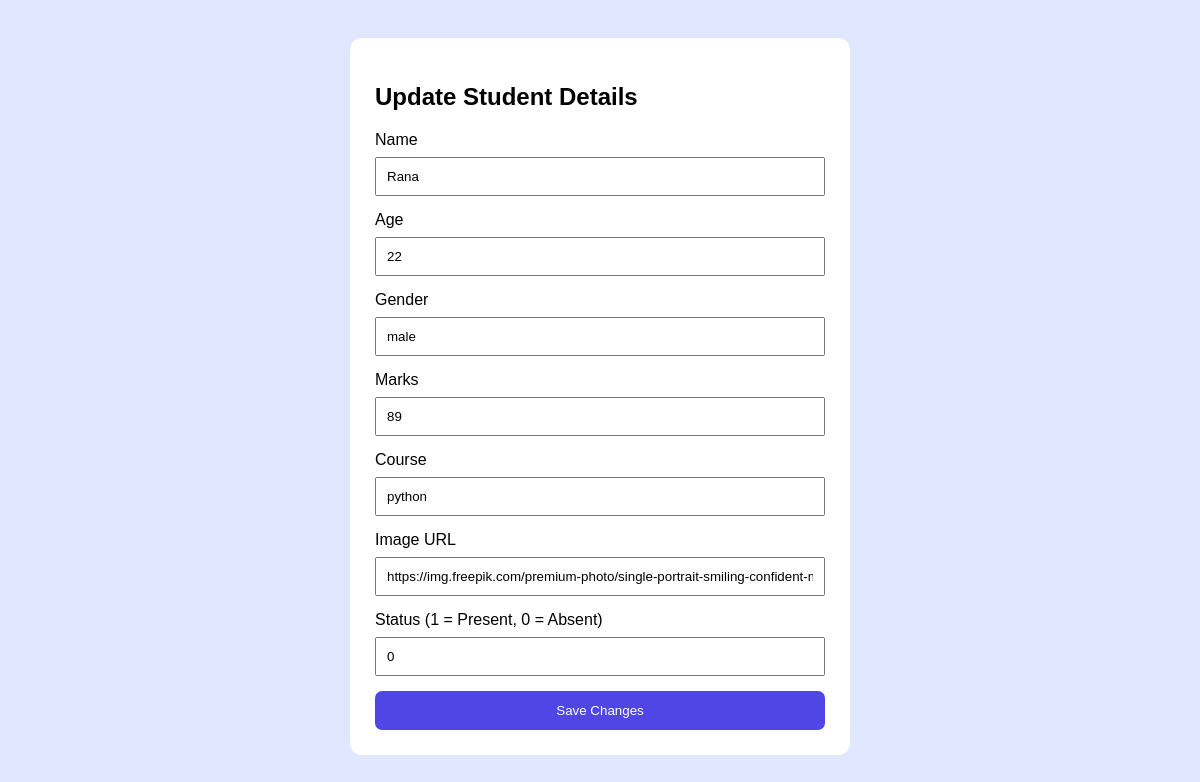
/students/update/6, run on an earlier commit of the app's database.
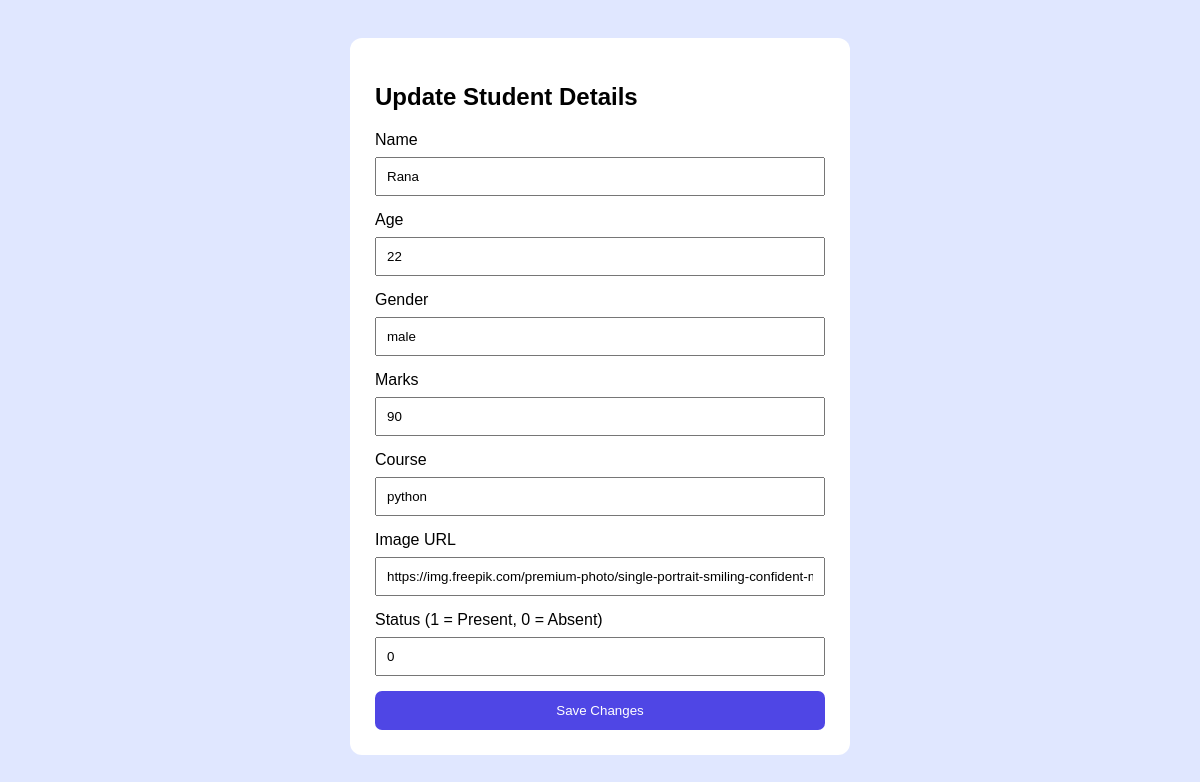
And on a later commit of the database.
### tables this page shows
CREATE TABLE students(
    id INTEGER PRIMARY KEY AUTOINCREMENT,
    name TEXT NOT NULL,
    age INTEGER,
    gender TEXT,
    marks INTEGER,
    course TEXT,
    image TEXT,
    status INTEGER
    );

### main.py (the view)
@app.get("/students/update/{student_id}")
def show_update_form(student_id: int, req: Request):
    connection = get_connection()
    cursor = connection.cursor()
    q = "SELECT * FROM students WHERE id = ?"
    cursor.execute(q, (student_id,))
    student = cursor.fetchone()
    connection.close()
    if student is None:
        return {"message": "Student not found"}
    return templates.TemplateResponse(
        request=req,
        name="update-student.html",
        context={"student": student}
    )

### templates/update-student.html (shortened to what this page needs)
<!DOCTYPE html>
<html>
<head>
</head>
<body>
<div class="form-container">
    <h2>Update Student Details</h2>
    <form action="/students/update/{{ student[0] }}"
          method="post">
        <label>Name</label>
        <input type="text" name="name"
               value="{{ student[1] }}" required>
        <label>Age</label>
        <input type="number" name="age"
               value="{{ student[2] }}" min="18" max="30" required>
        <label>Gender</label>
        <input type="text" name="gender"
               value="{{ student[3] }}" required>
        <label>Marks</label>
        <input type="number" name="marks"
               value="{{ student[4] }}" required>
        <label>Course</label>
        <input type="text" name="course"
               value="{{ student[5] }}" required>
        <label>Image URL</label>
        <input type="text" name="image"
               value="{{ student[6] }}" required>
        <label>Status (1 = Present, 0 = Absent)</label>
        <input type="number" name="status"
               value="{{ student[7] }}" min="0" max="1" required>
        <button type="submit">Save Changes</button>
    </form>
</div>
</body>
</html>

### templates/update-student.html (style rules this page uses)
body { font-family: Arial; background: #e0e7ff; padding: 30px; }
.form-container { max-width: 450px; margin: auto; background: white; padding: 25px; border-radius: 12px; }
input { width: 100%; padding: 10px; margin: 8px 0 15px; box-sizing: border-box; }
button { background: #4f46e5; color: white; padding: 12px; border: none; width: 100%; border-radius: 7px; cursor: pointer; }

What changed in the data, as far as the page shows it:
changed students "Rana": marks "89" → "90"
